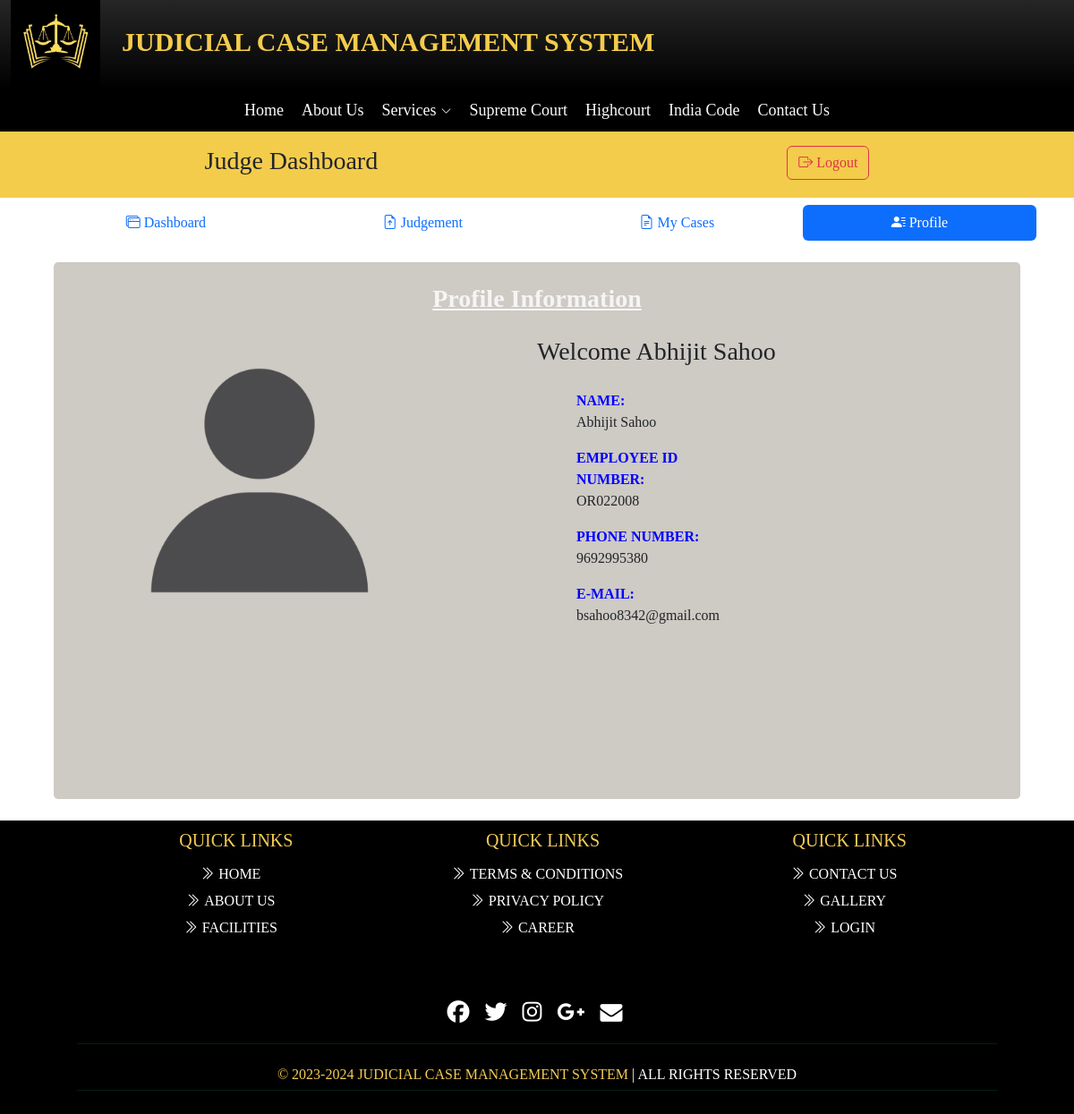
Screenshot of /Judge/profile.php (signed in) with the database file from the repository.
### tables this page shows
CREATE TABLE `judge_info` (
  `j_slno` int(20) NOT NULL,
  `j_regd` varchar(50) NOT NULL,
  `j_name` varchar(50) NOT NULL,
  `j_email` varchar(50) NOT NULL,
  `j_phn` bigint(11) NOT NULL,
  `j_pass` varchar(50) NOT NULL,
  `j_path` varchar(100) NOT NULL,
  `status` tinyint(1) NOT NULL
);

### Judge/profile.php (the view, shortened to what this page needs)
<?php
include '../dbcon.php';
$is = $_SESSION['username'];
$sql = "select * from `judge_info` where  `j_email` = '$is' ";
$result = mysqli_query($con, $sql);
if (mysqli_num_rows($result) > 0) {
    while ($row = mysqli_fetch_array($result)) {
        $Name = $row['j_name'];
        $Regd = $row['j_regd'];
        $a = $row['j_phn'];
        $email = $row['j_email'];
        $img = $row['j_path'];
    }
} else {
    echo "Unable to Show your Information";
}
?>
<!DOCTYPE html>
<html lang="en">
<head>
</head>
<body>
    <?php include 'head.php'; ?>
    <?php include 'j_nav.php'; ?>
    <div class="container boxtbl">
        <h3 class="text-center underline" style="color:whitesmoke; font-weight:700;"><u>Profile Information</u></h3>
        <section class="section about-section gray-bg" id="about">
            <div class="container">
                <div class="row align-items-center flex-row-reverse">
                    <div class="col-lg-6">
                        <div class="about-text go-to">
                            <h3 class="dark-color" style="line-height: 70px;">Welcome <?php echo $Name; ?></h3>
                            <div class="row about-list">
                                <div class="col-md-6">
                                    <div class="media">
                                        <label>NAME:</label>
                                        <p><?php echo $Name; ?></p>
                                    </div>
                                    <div class="media">
                                        <label>EMPLOYEE ID NUMBER:</label>
                                        <p><?php echo $Regd; ?></p>
                                    </div>
                                    <div class="media">
                                        <label>PHONE NUMBER:</label>
                                        <p><?php echo $a; ?></p>
                                    </div>
                                    <div class="media">
                                        <label>E-MAIL:</label>
                                        <p><?php echo $email; ?></p>
                                    </div>
                                </div>
                            </div>
                        </div>
                    </div>
                    <div class="col-lg-6">
                        <div class="about-avatar">
                            <img src="<?php echo $img; ?>" height="300" width="300" alt="profile">
                        </div>
                    </div>
                </div>
            </div>
        </section>
    </div>
    <?php include 'foot.php'; ?>
</body>
</html>

### assets/css/nav.css (style rules this page uses)
body { font-family: Georgia, 'Cambria'; }
.boxtbl { padding: 2%; margin: 2% auto; width: 60%; background: rgb(206, 202, 196) !important; border-radius: 5px; }
*, *::before, *::after { box-sizing: border-box; }
.row { --bs-gutter-x: -5.5rem; }

### Judge/profile.php (style rules this page uses)
label { color: blue; font-weight: 700; }
.boxtbl { height: 600px; }

### Judge/head.php (style rules this page uses)
.boxtbl { padding: 2%; margin: 2% auto; width: 90%; background: rgb(206, 202, 196) !important; border-radius: 5px; }

### rows the page displays
judge_info: j_name "Abhijit Sahoo", j_regd "OR022008", j_phn "9692995380", j_email "bsahoo8342@gmail.com", j_path (picture)
